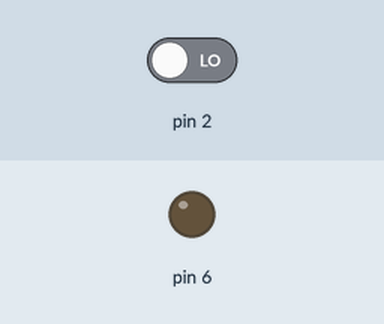
Simulated run of this sketch. Board: Arduino Uno, built with avr-gcc and run on an emulated ATmega328P. Shown: output pins drawn as LEDs (lit = HIGH). Inputs (shaded band) come from the test bench; at power-on: pin 2 LOW.

Above: at 1.2 s.
1.3 s: pin 2 driven HIGH
At 1.6 s:
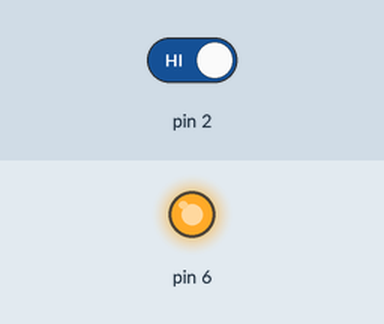
2.8 s: pin 2 driven LOW
At 3.9 s:
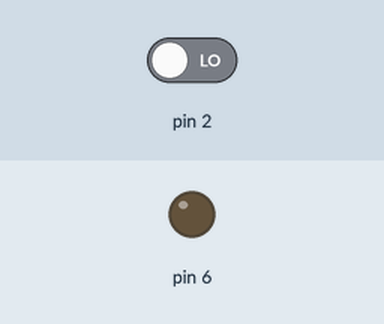
Timing chart, 0 to 5.8 s (numbered marks = the images above; inputs shaded):
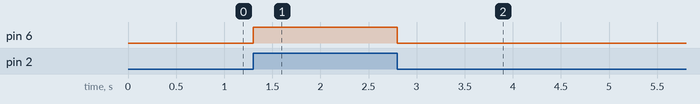

The sketch:

mod2_2.ino
```cpp
#define righttail 9


boolean FLABUTT = 0;
uint32_t T_F = 0;

/*
  range
  uint8  : 0 ~ 255
  uint16 : 0 ~ 65535
  uint32 : 0 ~ 4294967295
  uint64 : 0 ~ 18446744073709551615
  int8   : -128 ~ 127
  int16  : -32768 ~ 32767
  int32  : -2147483648 ~ 2147483647
  int64  : -9223372036854775808 ~ 9223372036854775807
*/
void setup() {
  pinMode(6, OUTPUT);
  pinMode(2, INPUT);
  Serial.begin(9600);
}
//強制照明
void loop() {
   if(digitalRead(2)==HIGH){
    digitalWrite (6, HIGH);
  }else digitalWrite (6, LOW);
}
```

Measured:
- after the input at 1.3 s, pin 6: LOW → HIGH at once
- after the input at 2.8 s, pin 6: HIGH → LOW at once
